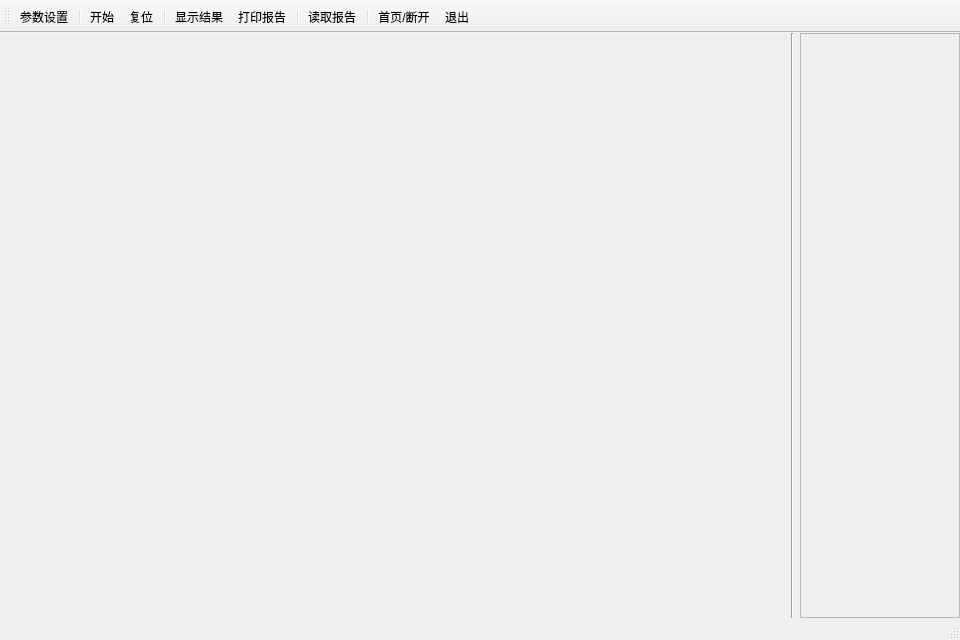
<?xml version="1.0" encoding="UTF-8"?>
<ui version="4.0">
 <class>MainWindow</class>
 <widget class="QMainWindow" name="MainWindow">
  <property name="geometry">
   <rect>
    <x>0</x>
    <y>0</y>
    <width>960</width>
    <height>640</height>
   </rect>
  </property>
  <property name="sizePolicy">
   <sizepolicy hsizetype="Fixed" vsizetype="Fixed">
    <horstretch>0</horstretch>
    <verstretch>0</verstretch>
   </sizepolicy>
  </property>
  <property name="minimumSize">
   <size>
    <width>960</width>
    <height>640</height>
   </size>
  </property>
  <property name="maximumSize">
   <size>
    <width>16777215</width>
    <height>16777215</height>
   </size>
  </property>
  <property name="windowTitle">
   <string>AYR-641A型发射参数测试仪</string>
  </property>
  <property name="windowIcon">
   <iconset resource="Icons/Icons.qrc">
    <normaloff>:/image/new.png</normaloff>:/image/new.png</iconset>
  </property>
  <property name="styleSheet">
   <string notr="true">QToolBar{
font-family:&quot;Arial&quot;;
}
QLabel{
font-family:&quot;Arial&quot;;
}
QPushButton{
font-family:&quot;Arial&quot;;
}
QAction{
font-family:&quot;Arial&quot;;
}</string>
  </property>
  <property name="toolButtonStyle">
   <enum>Qt::ToolButtonTextUnderIcon</enum>
  </property>
  <widget class="QWidget" name="centralwidget">
   <layout class="QHBoxLayout" name="horizontalLayout">
    <property name="spacing">
     <number>6</number>
    </property>
    <property name="margin">
     <number>0</number>
    </property>
    <item>
     <widget class="QWidget" name="widget_container" native="true"/>
    </item>
    <item>
     <widget class="Line" name="line">
      <property name="orientation">
       <enum>Qt::Vertical</enum>
      </property>
     </widget>
    </item>
    <item>
     <widget class="QFrame" name="frame_container">
      <property name="sizePolicy">
       <sizepolicy hsizetype="Fixed" vsizetype="Preferred">
        <horstretch>0</horstretch>
        <verstretch>0</verstretch>
       </sizepolicy>
      </property>
      <property name="minimumSize">
       <size>
        <width>160</width>
        <height>0</height>
       </size>
      </property>
      <property name="maximumSize">
       <size>
        <width>160</width>
        <height>16777215</height>
       </size>
      </property>
      <property name="frameShape">
       <enum>QFrame::StyledPanel</enum>
      </property>
      <property name="frameShadow">
       <enum>QFrame::Raised</enum>
      </property>
     </widget>
    </item>
   </layout>
  </widget>
  <widget class="QStatusBar" name="statusbar"/>
  <widget class="QToolBar" name="toolBar">
   <property name="cursor">
    <cursorShape>PointingHandCursor</cursorShape>
   </property>
   <property name="windowTitle">
    <string>toolBar</string>
   </property>
   <property name="allowedAreas">
    <set>Qt::NoToolBarArea</set>
   </property>
   <property name="iconSize">
    <size>
     <width>80</width>
     <height>60</height>
    </size>
   </property>
   <attribute name="toolBarArea">
    <enum>TopToolBarArea</enum>
   </attribute>
   <attribute name="toolBarBreak">
    <bool>false</bool>
   </attribute>
   <addaction name="action_config"/>
   <addaction name="separator"/>
   <addaction name="action_start"/>
   <addaction name="action_reset"/>
   <addaction name="separator"/>
   <addaction name="action_result"/>
   <addaction name="action_print"/>
   <addaction name="separator"/>
   <addaction name="action_read_report"/>
   <addaction name="separator"/>
   <addaction name="action_back"/>
   <addaction name="action_exit"/>
  </widget>
  <action name="action_config">
   <property name="checked">
    <bool>false</bool>
   </property>
   <property name="icon">
    <iconset resource="Icons/Icons.qrc">
     <normaloff>:/toolbar/config2.png</normaloff>:/toolbar/config2.png</iconset>
   </property>
   <property name="text">
    <string>参数设置</string>
   </property>
   <property name="toolTip">
    <string>参数设置</string>
   </property>
   <property name="font">
    <font>
     <family>Arial</family>
    </font>
   </property>
   <property name="shortcut">
    <string>F1</string>
   </property>
   <property name="autoRepeat">
    <bool>true</bool>
   </property>
   <property name="visible">
    <bool>true</bool>
   </property>
   <property name="priority">
    <enum>QAction::NormalPriority</enum>
   </property>
  </action>
  <action name="action_start">
   <property name="icon">
    <iconset resource="Icons/Icons.qrc">
     <normaloff>:/toolbar/start.png</normaloff>:/toolbar/start.png</iconset>
   </property>
   <property name="text">
    <string>开始</string>
   </property>
   <property name="toolTip">
    <string>开始测量</string>
   </property>
   <property name="font">
    <font>
     <family>Arial</family>
    </font>
   </property>
   <property name="shortcut">
    <string>F2</string>
   </property>
  </action>
  <action name="action_reset">
   <property name="icon">
    <iconset resource="Icons/Icons.qrc">
     <normaloff>:/toolbar/reset.png</normaloff>:/toolbar/reset.png</iconset>
   </property>
   <property name="text">
    <string>复位</string>
   </property>
   <property name="toolTip">
    <string>复位</string>
   </property>
   <property name="font">
    <font>
     <family>Arial</family>
    </font>
   </property>
   <property name="shortcut">
    <string>F3</string>
   </property>
  </action>
  <action name="action_result">
   <property name="icon">
    <iconset resource="Icons/Icons.qrc">
     <normaloff>:/toolbar/display.png</normaloff>:/toolbar/display.png</iconset>
   </property>
   <property name="text">
    <string>显示结果</string>
   </property>
   <property name="toolTip">
    <string>显示结果</string>
   </property>
   <property name="font">
    <font>
     <family>Arial</family>
    </font>
   </property>
   <property name="shortcut">
    <string>F4</string>
   </property>
  </action>
  <action name="action_print">
   <property name="icon">
    <iconset resource="Icons/Icons.qrc">
     <normaloff>:/toolbar/printer.png</normaloff>:/toolbar/printer.png</iconset>
   </property>
   <property name="text">
    <string>打印报告</string>
   </property>
   <property name="toolTip">
    <string>打印报告</string>
   </property>
   <property name="font">
    <font>
     <family>Arial</family>
    </font>
   </property>
   <property name="shortcut">
    <string>F5</string>
   </property>
  </action>
  <action name="action_back">
   <property name="icon">
    <iconset resource="Icons/Icons.qrc">
     <normaloff>:/toolbar/disconnect.png</normaloff>:/toolbar/disconnect.png</iconset>
   </property>
   <property name="text">
    <string>首页/断开</string>
   </property>
   <property name="toolTip">
    <string>首页/断开</string>
   </property>
   <property name="font">
    <font>
     <family>Arial</family>
    </font>
   </property>
   <property name="shortcut">
    <string>F7</string>
   </property>
  </action>
  <action name="action_exit">
   <property name="icon">
    <iconset resource="Icons/Icons.qrc">
     <normaloff>:/toolbar/door.png</normaloff>:/toolbar/door.png</iconset>
   </property>
   <property name="text">
    <string>退出</string>
   </property>
   <property name="toolTip">
    <string>退出软件</string>
   </property>
   <property name="font">
    <font>
     <family>Arial</family>
    </font>
   </property>
   <property name="shortcut">
    <string>F8</string>
   </property>
   <property name="shortcutContext">
    <enum>Qt::WindowShortcut</enum>
   </property>
  </action>
  <action name="action_read_report">
   <property name="icon">
    <iconset resource="Icons/Icons.qrc">
     <normaloff>:/toolbar/readfiles.png</normaloff>:/toolbar/readfiles.png</iconset>
   </property>
   <property name="text">
    <string>读取报告</string>
   </property>
   <property name="toolTip">
    <string>读取报告</string>
   </property>
   <property name="shortcut">
    <string>F6</string>
   </property>
  </action>
 </widget>
 <resources>
  <include location="Icons/Icons.qrc"/>
  <include location="Lang/Lang.qrc"/>
 </resources>
 <connections/>
</ui>
